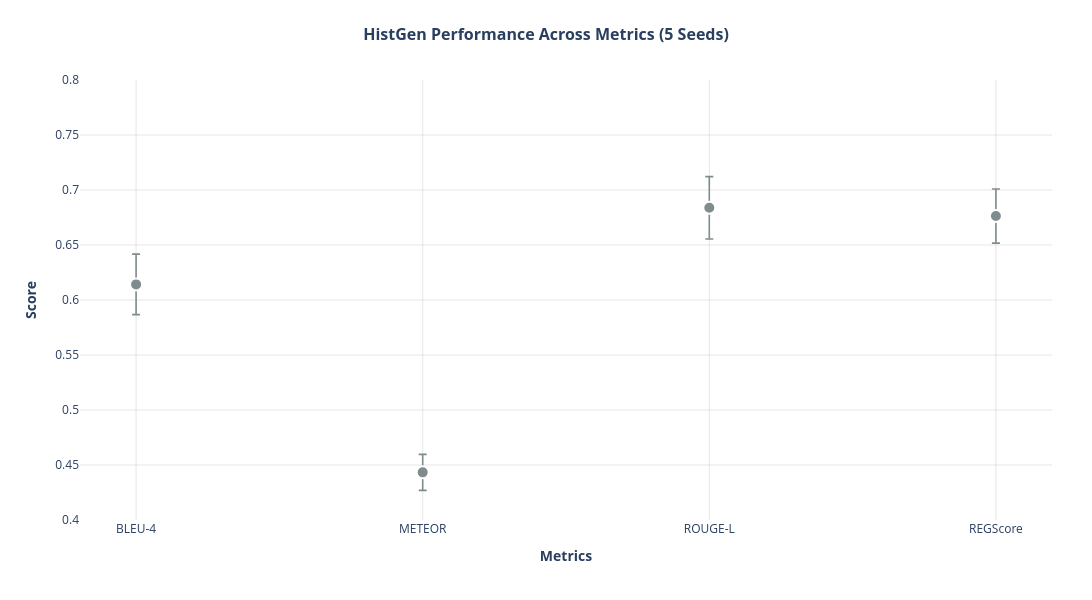
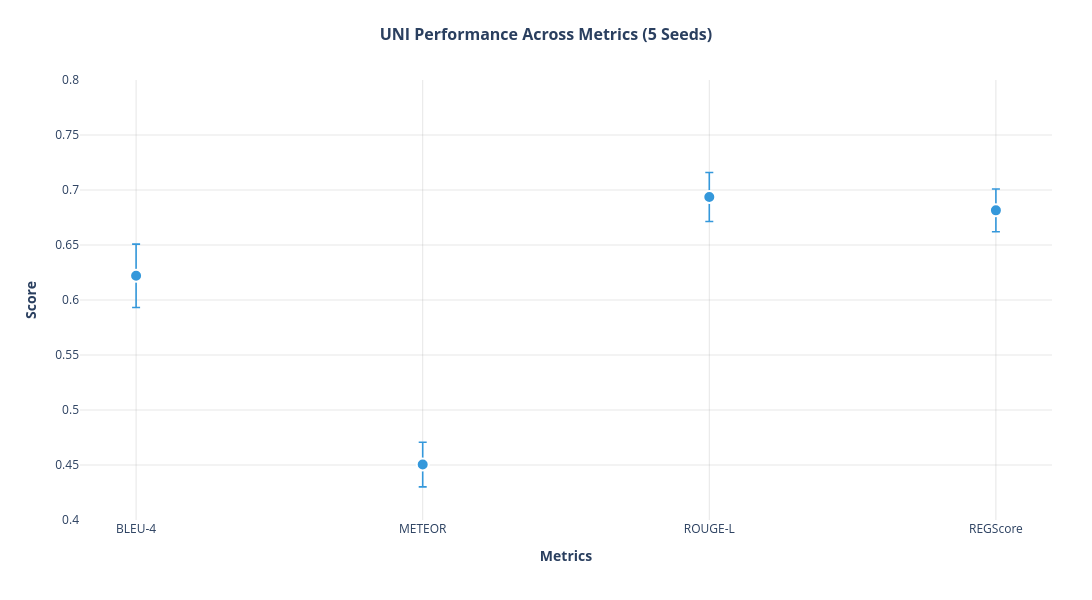
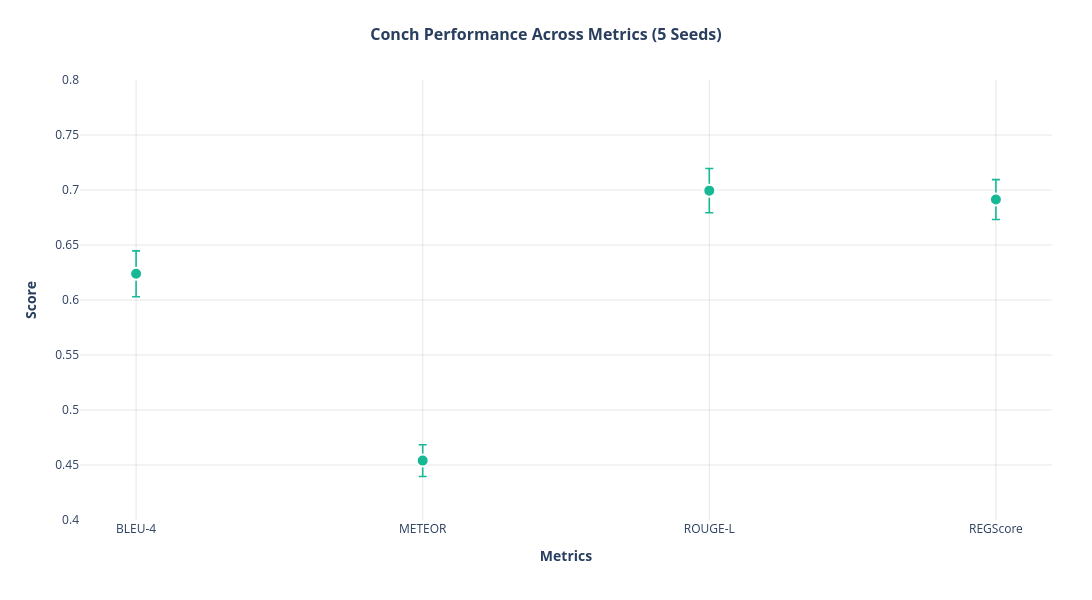
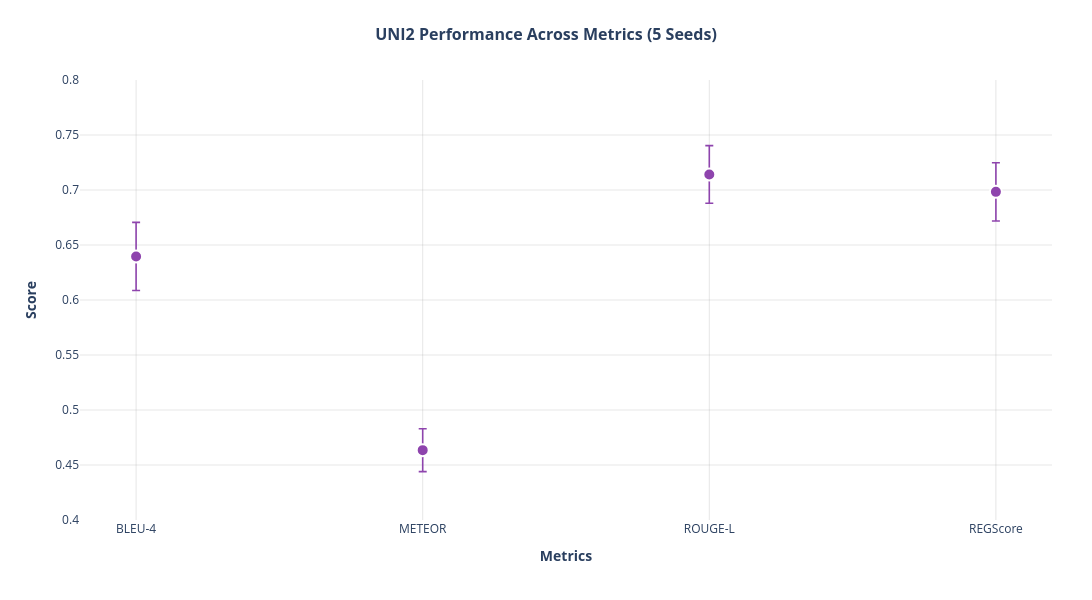

The notebook cell these images were saved under, in order:
### Code cell
import pandas as pd
import numpy as np
import plotly.graph_objects as go
import matplotlib.pyplot as plt
import matplotlib


# Set matplotlib to use high-quality settings
matplotlib.rcParams['pdf.fonttype'] = 42
matplotlib.rcParams['ps.fonttype'] = 42
matplotlib.rcParams['font.family'] = 'sans-serif'
matplotlib.rcParams['font.sans-serif'] = ['Arial', 'Helvetica', 'DejaVu Sans']


# Function to parse mean ± std format
def parse_mean_std(value_str):
    parts = value_str.split('±')
    mean = float(parts[0].strip())
    std = float(parts[1].strip())
    return mean, std


# Read the CSV files
corpus_df = pd.read_csv('corpus_scores_summary_formatted.csv')
reg_df = pd.read_csv('reg_scores_summary_formatted.csv')


# Get models and metrics
desired_order = ['HistGen', 'UNI', 'Conch', 'UNI2', 'TITAN']
models = [m for m in desired_order if m in corpus_df['Model'].tolist()]
#metrics = ['BLEU-1', 'BLEU-2', 'BLEU-3', 'BLEU-4', 'METEOR', 'ROUGE-L', 'REG']
metrics = ['BLEU-4', 'METEOR', 'ROUGE-L', 'REG']

# Display names for axes (REG -> REGScore)
metrics_display = ['BLEU-4', 'METEOR', 'ROUGE-L', 'REGScore']


# Define color palette (EXACT SAME for both Plotly and Matplotlib)
model_colors = {
    'HistGen': '#7f8c8d',
    'UNI': '#3498db',
    'UNI2': '#8e44ad',
    'TITAN': '#e74c3c',
    'Conch': '#16b895'
}


# Extract data for each model
plot_data = {model: {'means': [], 'stds': []} for model in models}

for model in models:
    for metric in metrics[:-1]:
        value_str = corpus_df.loc[corpus_df['Model'] == model, metric].values[0]
        mean, std = parse_mean_std(value_str)
        plot_data[model]['means'].append(mean)
        plot_data[model]['stds'].append(std)

    reg_value_str = reg_df.loc[reg_df['Model'] == model, 'REG'].values[0]
    mean, std = parse_mean_std(reg_value_str)
    plot_data[model]['means'].append(mean)
    plot_data[model]['stds'].append(std)


print("Data loaded successfully!")
print(f"Models: {models}")
print(f"Metrics: {metrics}\n")


# Store all Plotly figures for display
all_plotly_figures = []


# ============================================================
# PART 1: Individual plots for each model
# Dot plot + error bars
# ============================================================

for model in models:
    means = np.array(plot_data[model]['means'])
    stds = np.array(plot_data[model]['stds'])
    color = model_colors[model]
    x_pos = np.arange(len(metrics))

    # --- PLOTLY VERSION (Interactive) ---
    fig_plotly = go.Figure()

    fig_plotly.add_trace(go.Scatter(
        x=metrics_display,
        y=means,
        mode='markers',
        name=model,
        marker=dict(
            size=12,
            color=color,
            line=dict(color='white', width=2),
            symbol='circle'
        ),
        error_y=dict(
            type='data',
            array=stds,
            visible=True,
            thickness=1.6,
            width=4
        ),
        hovertemplate='<b>%{x}</b><br>Score: %{y:.4f}<br>±%{customdata:.4f}<extra></extra>',
        customdata=stds
    ))

    fig_plotly.update_layout(
        title=dict(
            text=f'<b>{model} Performance Across Metrics (5 Seeds)</b>',
            font=dict(size=16),
            x=0.5,
            xanchor='center'
        ),
        xaxis=dict(
            title=dict(text='<b>Metrics</b>', font=dict(size=14)),
            tickfont=dict(size=12),
            type='category',
            showgrid=True,
            gridwidth=1,
            gridcolor='rgba(128,128,128,0.2)'
        ),
        yaxis=dict(
            title=dict(text='<b>Score</b>', font=dict(size=14)),
            tickfont=dict(size=12),
            range=[0.4, 0.8],
            showgrid=True,
            gridwidth=1,
            gridcolor='rgba(128,128,128,0.2)'
        ),
        width=1200,
        height=600,
        margin=dict(l=80, r=40, t=80, b=80, pad=0),
        hovermode='x',
        plot_bgcolor='white',
        paper_bgcolor='white',
        legend=dict(
            x=0.02,
            y=0.02,
            bgcolor='rgba(255,255,255,0.8)',
            bordercolor='black',
            borderwidth=1,
            font=dict(size=11)
        )
    )

    fig_plotly.write_html(f'model_{model.lower()}_individual_dot.html')
    all_plotly_figures.append((model, fig_plotly))

    # --- MATPLOTLIB VERSION (High-quality PDF/PNG) ---
    fig_mpl, ax = plt.subplots(figsize=(12, 6))

    ax.errorbar(
        x_pos,
        means,
        yerr=stds,
        fmt='o',
        color=color,
        ecolor='black',
        elinewidth=1.5,
        capsize=5,
        capthick=1.5,
        markersize=10,
        markerfacecolor=color,
        markeredgecolor='white',
        markeredgewidth=2,
        linestyle='none',
        label=model
    )

    # Styling
    ax.set_xlabel('Metrics', fontsize=14, fontweight='bold')
    ax.set_ylabel('Score', fontsize=14, fontweight='bold')
    ax.set_title(f'{model} Performance Across Metrics',
                 fontsize=16, fontweight='bold', pad=20)

    ax.set_xticks(x_pos)
    ax.set_xticklabels(metrics_display, fontsize=12)
    ax.set_ylim(0.4, 0.8)
    ax.set_yticks(np.arange(0.4, 0.85, 0.05))
    ax.tick_params(axis='y', labelsize=11)

    ax.grid(True, axis='y', alpha=0.3, linestyle='--', linewidth=0.5)
    ax.set_axisbelow(True)
    ax.set_facecolor('white')

    ax.legend(loc='lower left', fontsize=11, framealpha=0.95,
              edgecolor='black', fancybox=False)

    plt.tight_layout()

    # Save high-quality PDF and PNG
    plt.savefig(f'model_{model.lower()}_individual_dot.pdf', dpi=300, bbox_inches='tight')
    plt.savefig(f'model_{model.lower()}_individual_dot.png', dpi=300, bbox_inches='tight')
    plt.close()

    print(f"✓ Created dot plots for {model}")


# ============================================================
# PART 2: Combined overview plot (all models)
# Grouped dot plot + error bars
# ============================================================

# --- PLOTLY VERSION (Interactive) ---
fig_overview_plotly = go.Figure()

n_models = len(models)
offsets = np.linspace(-0.24, 0.24, n_models)

for i, model in enumerate(models):
    means = np.array(plot_data[model]['means'])
    stds = np.array(plot_data[model]['stds'])
    color = model_colors[model]

    fig_overview_plotly.add_trace(go.Scatter(
        x=metrics_display,
        y=means,
        mode='markers',
        name=model,
        marker=dict(
            size=11,
            color=color,
            line=dict(color='white', width=1.8),
            symbol='circle'
        ),
        error_y=dict(
            type='data',
            array=stds,
            visible=True,
            thickness=1.4,
            width=4
        ),
        hovertemplate='<b>%{fullData.name}</b><br>Metric: %{x}<br>Score: %{y:.4f}<br>±%{customdata:.4f}<extra></extra>',
        customdata=stds,
        x0=0
    ))

fig_overview_plotly.update_layout(
    title=dict(
        text='<b>Multi-Metric Performance Comparison Across All Models (5 Seeds)</b>',
        font=dict(size=16),
        x=0.5,
        xanchor='center'
    ),
    xaxis=dict(
        title=dict(text='<b>Metrics</b>', font=dict(size=14)),
        tickfont=dict(size=12),
        type='category',
        showgrid=True,
        gridwidth=1,
        gridcolor='rgba(128,128,128,0.2)'
    ),
    yaxis=dict(
        title=dict(text='<b>Score</b>', font=dict(size=14)),
        tickfont=dict(size=12),
        range=[0.4, 0.8],
        showgrid=True,
        gridwidth=1,
        gridcolor='rgba(128,128,128,0.2)'
    ),
    width=1300,
    height=650,
    margin=dict(l=80, r=40, t=80, b=80, pad=0),
    hovermode='closest',
    plot_bgcolor='white',
    paper_bgcolor='white',
    legend=dict(
        x=0.02,
        y=0.02,
        bgcolor='rgba(255,255,255,0.8)',
        bordercolor='black',
        borderwidth=1,
        font=dict(size=11)
    )
)

fig_overview_plotly.write_html('all_models_overview_grouped_dot.html')
all_plotly_figures.append(('Overview', fig_overview_plotly))


# --- MATPLOTLIB VERSION (High-quality PDF/PNG) ---
fig_mpl, ax = plt.subplots(figsize=(12, 6))

x = np.arange(len(metrics))
n_models = len(models)
offsets = np.linspace(-0.24, 0.24, n_models)

for i, model in enumerate(models):
    means = np.array(plot_data[model]['means'])
    stds = np.array(plot_data[model]['stds'])
    color = model_colors[model]

    ax.errorbar(
        x + offsets[i],
        means,
        yerr=stds,
        fmt='o',
        color=color,
        ecolor='black',
        elinewidth=1.2,
        capsize=4,
        capthick=1.2,
        markersize=9,
        markerfacecolor=color,
        markeredgecolor='white',
        markeredgewidth=1.8,
        linestyle='none',
        label=model
    )

# Styling
ax.set_xlabel('Metrics', fontsize=14, fontweight='bold')
ax.set_ylabel('Score', fontsize=14, fontweight='bold')
#ax.set_title('Multi-Metric Performance Comparison Across All Models', fontsize=16, fontweight='bold', pad=20)

ax.set_xticks(x)
ax.set_xticklabels(metrics_display, fontsize=12)
for lbl in ax.get_xticklabels():
    lbl.set_fontweight("bold")
ax.set_ylim(0.4, 0.8)
ax.set_yticks(np.arange(0.4, 0.85, 0.05))
ax.tick_params(axis='y', labelsize=12)
for lbl in ax.get_yticklabels():
    lbl.set_fontweight("bold")

ax.grid(True, axis='y', alpha=0.3, linestyle='--', linewidth=0.5)
ax.set_axisbelow(True)
ax.set_facecolor('white')

ax.legend(loc='lower left', fontsize=12, framealpha=0.95,
          edgecolor='black', fancybox=False, prop={"weight": "bold"})

plt.tight_layout()

plt.savefig('all_models_overview_grouped_dot.pdf', dpi=300, bbox_inches='tight')
plt.savefig('all_models_overview_grouped_dot.png', dpi=300, bbox_inches='tight')
plt.close()

print("\n✓ Created combined grouped dot plot")


# ============================================================
# PART 3: Display all Plotly figures in Jupyter notebook
# ============================================================

print("\n" + "="*70)
print("DISPLAYING ALL INTERACTIVE FIGURES IN JUPYTER")
print("="*70)

for model_name, figure in all_plotly_figures:
    print(f"\nShowing: {model_name}")
    figure.show()

print("\n" + "="*70)
print("SUMMARY OF GENERATED FILES:")
print("="*70)
print("\nIndividual Model Plots:")
for model in models:
    print(f"  {model}:")
    print(f"    - model_{model.lower()}_individual_dot.html (Plotly - interactive)")
    print(f"    - model_{model.lower()}_individual_dot.pdf (Matplotlib - THESIS)")
    print(f"    - model_{model.lower()}_individual_dot.png (Matplotlib - backup)")

print("\nCombined Overview Plot:")
print("    - all_models_overview_grouped_dot.html (Plotly - interactive)")
print("    - all_models_overview_grouped_dot.pdf (Matplotlib - THESIS)")
print("    - all_models_overview_grouped_dot.png (Matplotlib - backup)")
print("="*70)
print("\n✓ Plotly: Interactive HTML with hover tooltips")
print("✓ Matplotlib: Vector PDF (300 DPI) - paper-ready")
print("✓ Grouped dot plot: better for discrete metrics")
print("✓ Error bars preserve std across 5 seeds")
print("="*70)

### Figure 1 — Plotly figure (JSON) as saved in the notebook; plotly's stock layout.template omitted (floating-point values rounded to 4 significant figures)
{"data": [{"customdata": [0.0275, 0.0164, 0.0284, 0.0246], "error_y": {"array": [0.0275, 0.0164, 0.0284, 0.0246], "thickness": 1.6, "type": "data", "visible": true, "width": 4}, "hovertemplate": "<b>%{x}</b><br>Score: %{y:.4f}<br>±%{customdata:.4f}<extra></extra>", "marker": {"color": "#7f8c8d", "line": {"color": "white", "width": 2}, "size": 12, "symbol": "circle"}, "mode": "markers", "name": "HistGen", "type": "scatter", "x": ["BLEU-4", "METEOR", "ROUGE-L", "REGScore"], "y": [0.6142, 0.4433, 0.6838, 0.6763]}], "layout": {"height": 600, "hovermode": "x", "legend": {"bgcolor": "rgba(255,255,255,0.8)", "bordercolor": "black", "borderwidth": 1, "font": {"size": 11}, "x": 0.02, "y": 0.02}, "margin": {"b": 80, "l": 80, "pad": 0, "r": 40, "t": 80}, "paper_bgcolor": "white", "plot_bgcolor": "white", "title": {"font": {"size": 16}, "text": "<b>HistGen Performance Across Metrics (5 Seeds)</b>", "x": 0.5, "xanchor": "center"}, "width": 1200, "xaxis": {"gridcolor": "rgba(128,128,128,0.2)", "gridwidth": 1, "showgrid": true, "tickfont": {"size": 12}, "title": {"font": {"size": 14}, "text": "<b>Metrics</b>"}, "type": "category"}, "yaxis": {"gridcolor": "rgba(128,128,128,0.2)", "gridwidth": 1, "range": [0.4, 0.8], "showgrid": true, "tickfont": {"size": 12}, "title": {"font": {"size": 14}, "text": "<b>Score</b>"}}}}

### Figure 2 — Plotly figure (JSON) as saved in the notebook; plotly's stock layout.template omitted (floating-point values rounded to 4 significant figures)
{"data": [{"customdata": [0.0288, 0.0203, 0.0223, 0.0194], "error_y": {"array": [0.0288, 0.0203, 0.0223, 0.0194], "thickness": 1.6, "type": "data", "visible": true, "width": 4}, "hovertemplate": "<b>%{x}</b><br>Score: %{y:.4f}<br>±%{customdata:.4f}<extra></extra>", "marker": {"color": "#3498db", "line": {"color": "white", "width": 2}, "size": 12, "symbol": "circle"}, "mode": "markers", "name": "UNI", "type": "scatter", "x": ["BLEU-4", "METEOR", "ROUGE-L", "REGScore"], "y": [0.622, 0.4504, 0.6936, 0.6815]}], "layout": {"height": 600, "hovermode": "x", "legend": {"bgcolor": "rgba(255,255,255,0.8)", "bordercolor": "black", "borderwidth": 1, "font": {"size": 11}, "x": 0.02, "y": 0.02}, "margin": {"b": 80, "l": 80, "pad": 0, "r": 40, "t": 80}, "paper_bgcolor": "white", "plot_bgcolor": "white", "title": {"font": {"size": 16}, "text": "<b>UNI Performance Across Metrics (5 Seeds)</b>", "x": 0.5, "xanchor": "center"}, "width": 1200, "xaxis": {"gridcolor": "rgba(128,128,128,0.2)", "gridwidth": 1, "showgrid": true, "tickfont": {"size": 12}, "title": {"font": {"size": 14}, "text": "<b>Metrics</b>"}, "type": "category"}, "yaxis": {"gridcolor": "rgba(128,128,128,0.2)", "gridwidth": 1, "range": [0.4, 0.8], "showgrid": true, "tickfont": {"size": 12}, "title": {"font": {"size": 14}, "text": "<b>Score</b>"}}}}

### Figure 3 — Plotly figure (JSON) as saved in the notebook; plotly's stock layout.template omitted (floating-point values rounded to 4 significant figures)
{"data": [{"customdata": [0.0209, 0.0144, 0.0201, 0.0181], "error_y": {"array": [0.0209, 0.0144, 0.0201, 0.0181], "thickness": 1.6, "type": "data", "visible": true, "width": 4}, "hovertemplate": "<b>%{x}</b><br>Score: %{y:.4f}<br>±%{customdata:.4f}<extra></extra>", "marker": {"color": "#16b895", "line": {"color": "white", "width": 2}, "size": 12, "symbol": "circle"}, "mode": "markers", "name": "Conch", "type": "scatter", "x": ["BLEU-4", "METEOR", "ROUGE-L", "REGScore"], "y": [0.6238, 0.454, 0.6994, 0.6913]}], "layout": {"height": 600, "hovermode": "x", "legend": {"bgcolor": "rgba(255,255,255,0.8)", "bordercolor": "black", "borderwidth": 1, "font": {"size": 11}, "x": 0.02, "y": 0.02}, "margin": {"b": 80, "l": 80, "pad": 0, "r": 40, "t": 80}, "paper_bgcolor": "white", "plot_bgcolor": "white", "title": {"font": {"size": 16}, "text": "<b>Conch Performance Across Metrics (5 Seeds)</b>", "x": 0.5, "xanchor": "center"}, "width": 1200, "xaxis": {"gridcolor": "rgba(128,128,128,0.2)", "gridwidth": 1, "showgrid": true, "tickfont": {"size": 12}, "title": {"font": {"size": 14}, "text": "<b>Metrics</b>"}, "type": "category"}, "yaxis": {"gridcolor": "rgba(128,128,128,0.2)", "gridwidth": 1, "range": [0.4, 0.8], "showgrid": true, "tickfont": {"size": 12}, "title": {"font": {"size": 14}, "text": "<b>Score</b>"}}}}

### Figure 4 — Plotly figure (JSON) as saved in the notebook; plotly's stock layout.template omitted (floating-point values rounded to 4 significant figures)
{"data": [{"customdata": [0.031, 0.0195, 0.0262, 0.0265], "error_y": {"array": [0.031, 0.0195, 0.0262, 0.0265], "thickness": 1.6, "type": "data", "visible": true, "width": 4}, "hovertemplate": "<b>%{x}</b><br>Score: %{y:.4f}<br>±%{customdata:.4f}<extra></extra>", "marker": {"color": "#8e44ad", "line": {"color": "white", "width": 2}, "size": 12, "symbol": "circle"}, "mode": "markers", "name": "UNI2", "type": "scatter", "x": ["BLEU-4", "METEOR", "ROUGE-L", "REGScore"], "y": [0.6396, 0.4635, 0.7141, 0.6983]}], "layout": {"height": 600, "hovermode": "x", "legend": {"bgcolor": "rgba(255,255,255,0.8)", "bordercolor": "black", "borderwidth": 1, "font": {"size": 11}, "x": 0.02, "y": 0.02}, "margin": {"b": 80, "l": 80, "pad": 0, "r": 40, "t": 80}, "paper_bgcolor": "white", "plot_bgcolor": "white", "title": {"font": {"size": 16}, "text": "<b>UNI2 Performance Across Metrics (5 Seeds)</b>", "x": 0.5, "xanchor": "center"}, "width": 1200, "xaxis": {"gridcolor": "rgba(128,128,128,0.2)", "gridwidth": 1, "showgrid": true, "tickfont": {"size": 12}, "title": {"font": {"size": 14}, "text": "<b>Metrics</b>"}, "type": "category"}, "yaxis": {"gridcolor": "rgba(128,128,128,0.2)", "gridwidth": 1, "range": [0.4, 0.8], "showgrid": true, "tickfont": {"size": 12}, "title": {"font": {"size": 14}, "text": "<b>Score</b>"}}}}
